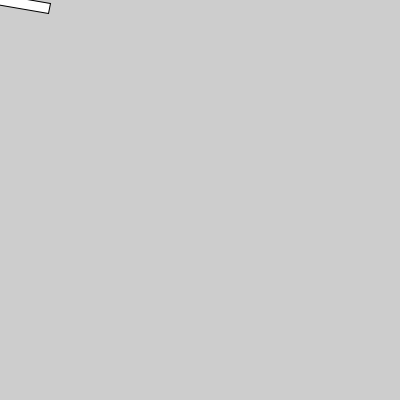
Frame 1 (no input)
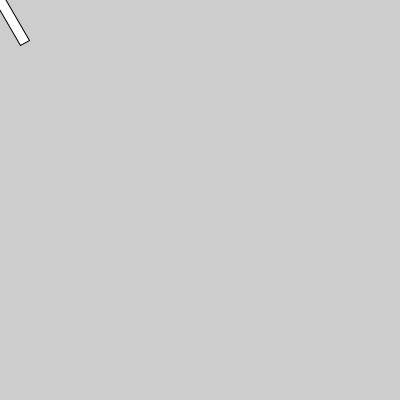
Frame 60 (the mouse pressed at the canvas centre just before this capture)
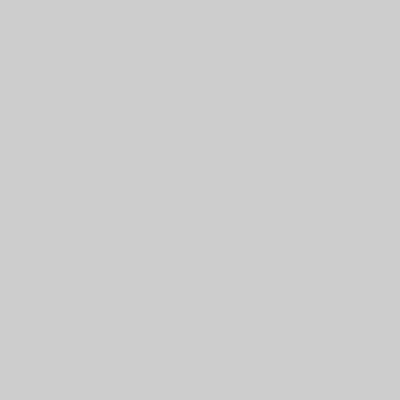
Frame 120 (the mouse held since frame 60 and released just before this capture)

The Processing sketch that drew these frames (run headless with seeded random() and noise(); from frame 60 on, the mouse is pressed at the canvas centre):

// Processing sketch: week05_04b_rotate_translate_mouseX_mouseY
// ── week05_04b_rotate_translate_mouseX_mouseY.pde
//week05_04b_rotate_translate_mouseX_mouseY
//rotate與translate的順序
void setup(){
  size(400,400);
}
void draw(){
  background(205);
  //嘗試調換以下程式碼順序
  rotate(radians(frameCount*10));//依照目前影格數旋轉
  translate(mouseX, mouseY); //移動到滑鼠所在位置
  rect(-50,-5,100,10);//左上角的長方體,寬度100
  
  //每次畫圖會依照先前的tranlate和rotate
}
